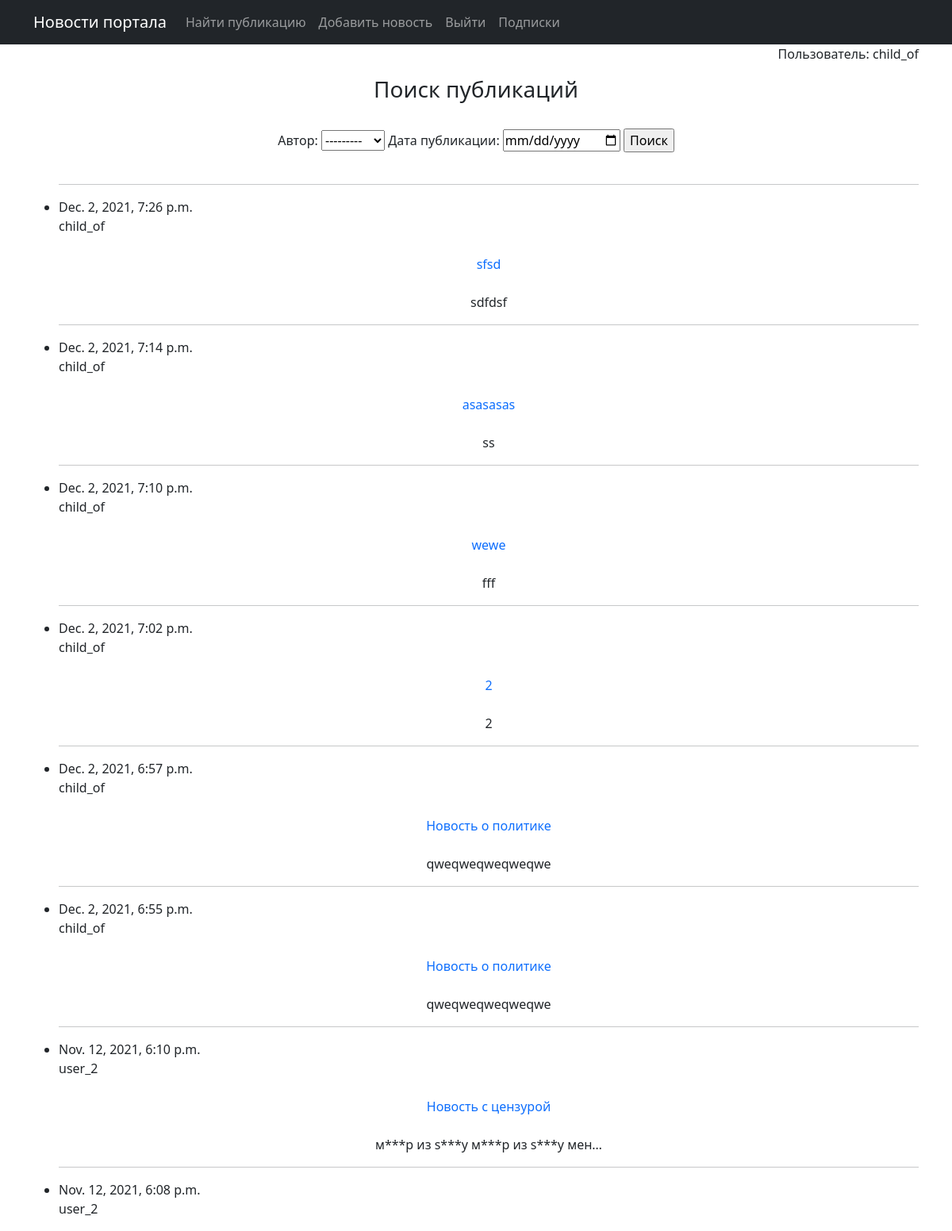
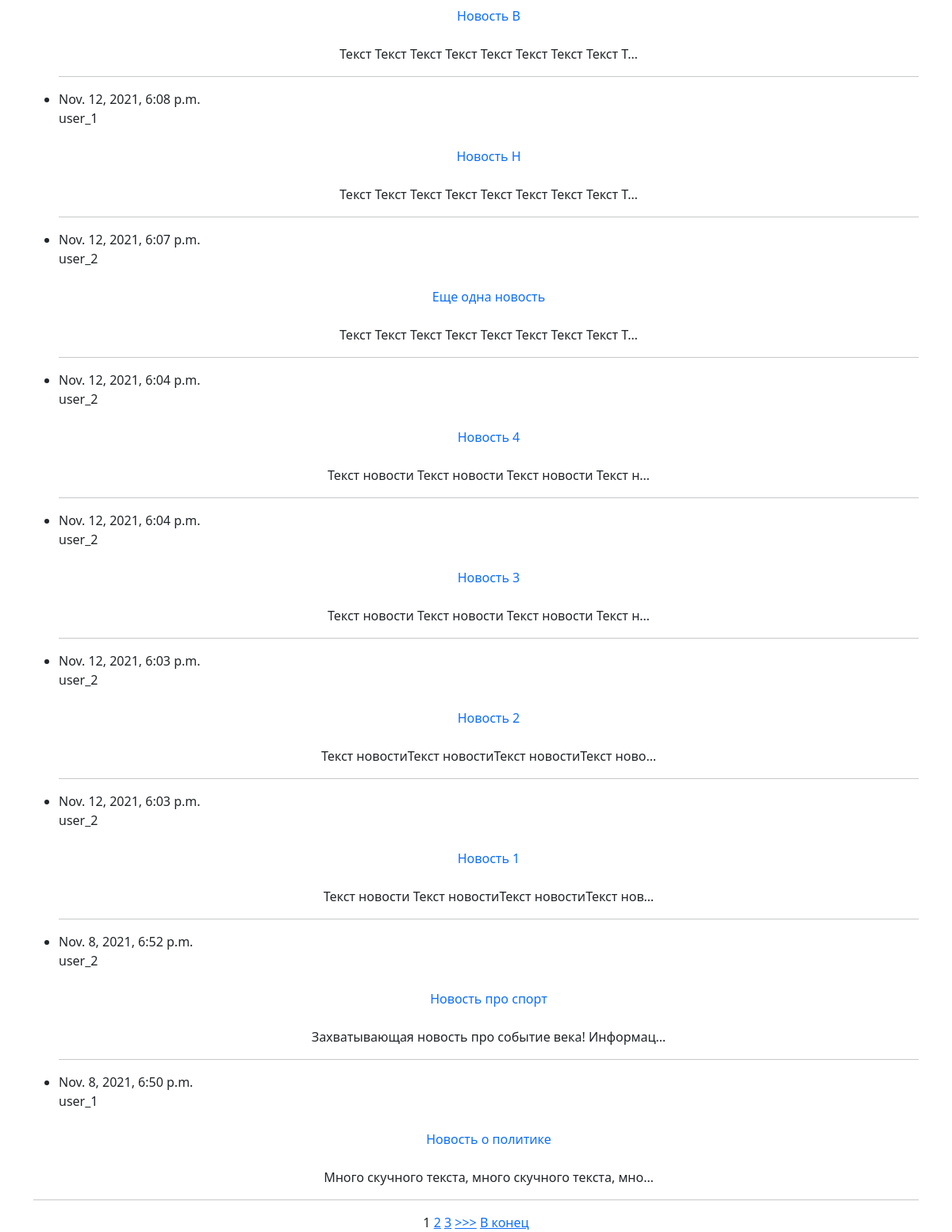
/search (signed in), run on the app's committed database (2 pictures, top to bottom).
### news/models.py (models this page shows, shortened)
class Post(models.Model):
    article = "AR"
    news = "NW"
    POST_TYPE = [(article, 'Статья'), (news, 'Новость')]
    id_author = models.ForeignKey(Author, on_delete=models.CASCADE)
    type = models.CharField(max_length=2, choices=POST_TYPE, default=article)
    created = models.DateTimeField(auto_now_add=True)
    id_post_category = models.ManyToManyField(Category, through="PostCategory")
    header = models.CharField(max_length=255)
    text = models.TextField()
    rating = models.IntegerField(default=0)

class Author(models.Model):
    id_user = models.OneToOneField(User, on_delete=models.CASCADE)
    rating = models.IntegerField(default=0)
    def __str__(self):
        return self.id_user.username

### news/views.py (the view)
# urls.py: path('search', SearchList.as_view()),
class SearchList(PostList):
    template_name = 'search.html'
    def get_context_data(self, **kwargs):
        context = super().get_context_data(**kwargs)
        context['filter'] = PostFilter(self.request.GET, queryset=self.get_queryset())
        return context

### news/templatetags/news_filters.py (called while the page is built)
@register.filter(name='censor')
def censor(value):
    if isinstance(value, str):
        result = str(value)
        for key in censor_dict.keys():
            result = result.replace(key, censor_dict[key])
        return result
    else:
        raise ValueError(f'Нельзя отфильтровать тип, отличный от {type(value)}')

### news/views.py (called while the page is built)
    def get_context_data(self, **kwargs):
        context = super().get_context_data(**kwargs)
        context['is_not_author'] = not self.request.user.groups.filter(name='authors').exists()
        return context

### templates/search.html (shortened to what this page needs)
{% extends 'flatpages/default.html' %}
{% load news_filters %}
{% block content %}
    <h3>Поиск публикаций</h3>
    <br>
    <form method="GET">
        {{ filter.form }}
        <input type="submit" value="Поиск">
    </form>
    <br>
    {% if postList %}
        <ul>
        {% for record in filter.qs %}
            <hr>
            <li>
                <p align="left">
                    {{ record.created }}<br>{{ record.id_author }}
                </p>
                <p>
                    <a class="nav-link" href="/post/{{ record.pk }}">{{ record.header|censor }}</a>
                </p>
                <p>
                    {{ record.text|truncatechars:50|censor }}
                </p>
            </li>
        {% endfor %}
        </ul>
        <hr>
        {% if is_paginated %}
            {% for num in page_obj.paginator.page_range %}
                {% if page_obj.number == num %}
                    <a>{{ num }}</a>
                {% elif num > page_obj.number|add:'-3' and num < page_obj.number|add:'3' %}
                    <a href="?page={{ num }}">{{ num }}</a>
                {% endif %}
            {% endfor %}
            {% if page_obj.has_next %}
                <a href="?page={{ page_obj.next_page_number }}">>>></a>
                <a href="?page={{ page_obj.paginator.num_pages }}">В конец</a>
            {% endif %}
        {% endif %}
    {% else %}
        <h3>Новостей нет =(</h3>
    {% endif %}
{% endblock content %}

### templates/flatpages/default.html (shortened to what this page needs)
<!DOCTYPE html>
<html lang="en">
    <head>
         {% load static %}
        <link href="{% static 'css/styles.css' %}" rel="stylesheet" />
    </head>
    <body>
        <nav class="navbar navbar-expand-lg navbar-dark bg-dark static-top">
           <div class="container">
               <a class="navbar-brand" href="/news/">Новости портала</a>
               <div class="collapse navbar-collapse" id="navbarResponsive">
                   <ul class="navbar-nav ml-auto">
                       <li class="nav-item active">
                           <a class="nav-link" href="/news/search">Найти публикацию</a>
                       </li>
                       <li class="nav-item active">
                           <a class="nav-link" href="/news/add">Добавить новость</a>
                       </li>
                       <li class="nav-item active">
                           {% if request.user.is_authenticated %}
                                <a class="nav-link" href="/accounts/logout/">Выйти</a>
                           {% else %}
                                <a class="nav-link" href="/accounts/login/">Войти</a>
                           {% endif %}
                       </li>
                       <li class="nav-item active">
                           {% if request.user.is_authenticated %}
                                <a class="nav-link" href="/subscriptions">Подписки</a>
                           {% endif %}
                       </li>
                   </ul>
               </div>
           </div>
        </nav>
        <div class="container">
            <div class="row">
                <div class="col-lg-12 text-center">
                    {% if request.user.is_authenticated %}
                        <p align="right">Пользователь: {{request.user.username}}</p>
                    {% endif %}
                   {% block content %}{% endblock content %}
                </div>
            </div>
        </div>
    </body>
</html>

### data on the page
Post: created "Dec. 2, 2021, 7:26 p.m.", id_author "child_of", header|censor "sfsd", text|censor "sdfdsf"
Post: created "Dec. 2, 2021, 7:14 p.m.", id_author "child_of", header|censor "asasasas", text|censor "ss"
Post: created "Dec. 2, 2021, 7:10 p.m.", id_author "child_of", header|censor "wewe", text|censor "fff"
Post: created "Dec. 2, 2021, 7:02 p.m.", id_author "child_of", header|censor "2", text|censor "2"
Post: created "Dec. 2, 2021, 6:57 p.m.", id_author "child_of", header|censor "Новость о политике", text|censor "qweqweqweqweqwe"
Post: created "Dec. 2, 2021, 6:55 p.m.", id_author "child_of", header|censor "Новость о политике", text|censor "qweqweqweqweqwe"
Post: created "Nov. 12, 2021, 6:10 p.m.", id_author "user_2", header|censor "Новость с цензурой", text|censor "м***р из s***y м***р из s***y мен…"
Post: created "Nov. 12, 2021, 6:08 p.m.", id_author "user_2", header|censor "Новость В", text|censor "Текст Текст Текст Текст Текст Текст Текст Текст Т…"
Post: created "Nov. 12, 2021, 6:08 p.m.", id_author "user_1", header|censor "Новость Н", text|censor "Текст Текст Текст Текст Текст Текст Текст Текст Т…"
Post: created "Nov. 12, 2021, 6:07 p.m.", id_author "user_2", header|censor "Еще одна новость", text|censor "Текст Текст Текст Текст Текст Текст Текст Текст Т…"
Post: created "Nov. 12, 2021, 6:04 p.m.", id_author "user_2", header|censor "Новость 4", text|censor "Текст новости Текст новости Текст новости Текст н…"
Post: created "Nov. 12, 2021, 6:04 p.m.", id_author "user_2", header|censor "Новость 3", text|censor "Текст новости Текст новости Текст новости Текст н…"
Post: created "Nov. 12, 2021, 6:03 p.m.", id_author "user_2", header|censor "Новость 2", text|censor "Текст новостиТекст новостиТекст новостиТекст ново…"
Post: created "Nov. 12, 2021, 6:03 p.m.", id_author "user_2", header|censor "Новость 1", text|censor "Текст новости Текст новостиТекст новостиТекст нов…"
Post: created "Nov. 8, 2021, 6:52 p.m.", id_author "user_2", header|censor "Новость про спорт", text|censor "Захватывающая новость про событие века! Информац…"
Post: created "Nov. 8, 2021, 6:50 p.m.", id_author "user_1", header|censor "Новость о политике", text|censor "Много скучного текста, много скучного текста, мно…"

### other printed values
{{ request.user.username }} "child_of"
{{ num }} "1"
{{ num }} "2" "3"
